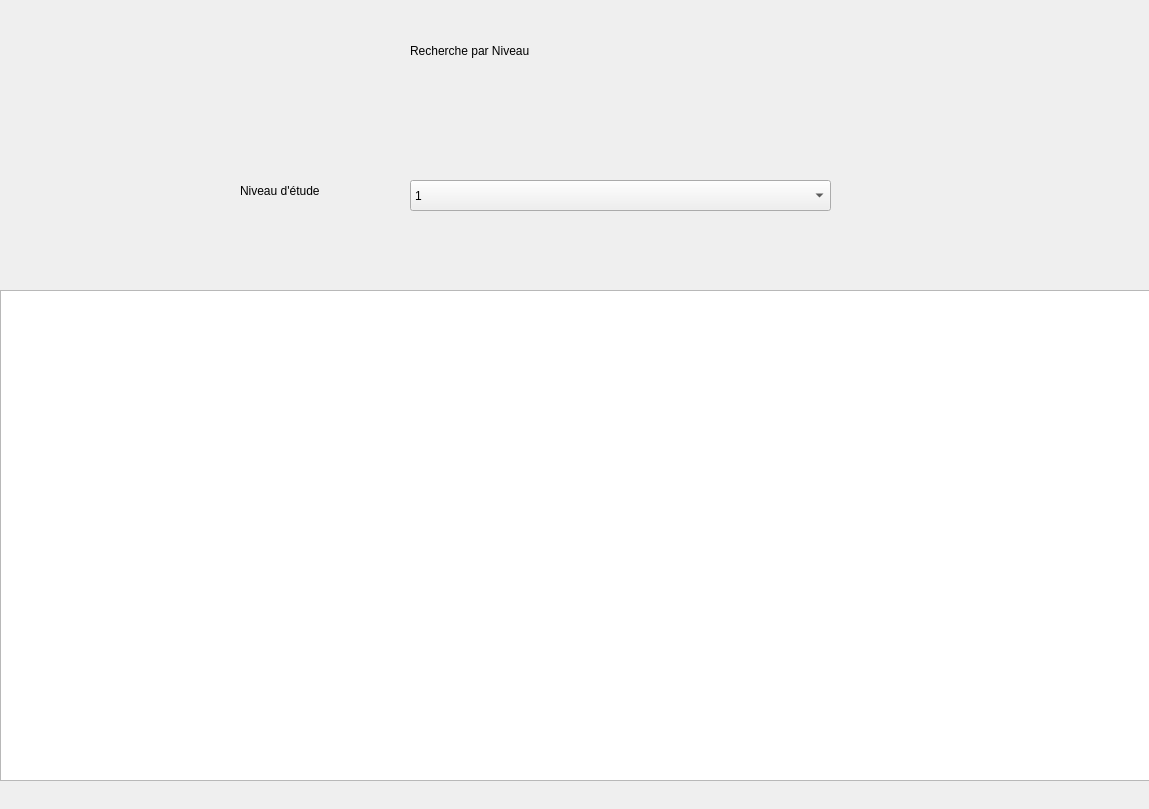
<?xml version="1.0" encoding="UTF-8"?>
<ui version="4.0">
 <class>Dialog</class>
 <widget class="QDialog" name="Dialog">
  <property name="geometry">
   <rect>
    <x>0</x>
    <y>0</y>
    <width>1149</width>
    <height>809</height>
   </rect>
  </property>
  <property name="windowTitle">
   <string>Dialog</string>
  </property>
  <property name="styleSheet">
   <string notr="true">font: 75 12pt &quot;Arial&quot;;</string>
  </property>
  <widget class="QLabel" name="label_10">
   <property name="geometry">
    <rect>
     <x>410</x>
     <y>30</y>
     <width>291</width>
     <height>41</height>
    </rect>
   </property>
   <property name="layoutDirection">
    <enum>Qt::LeftToRight</enum>
   </property>
   <property name="styleSheet">
    <string notr="true">font: 75 22pt &quot;MS Shell Dlg 2&quot;;</string>
   </property>
   <property name="text">
    <string>Recherche par Niveau</string>
   </property>
  </widget>
  <widget class="QLabel" name="label_9">
   <property name="geometry">
    <rect>
     <x>240</x>
     <y>180</y>
     <width>161</width>
     <height>21</height>
    </rect>
   </property>
   <property name="layoutDirection">
    <enum>Qt::LeftToRight</enum>
   </property>
   <property name="styleSheet">
    <string notr="true">font: 75 12pt &quot;MS Shell Dlg 2&quot;;</string>
   </property>
   <property name="text">
    <string>Niveau d'étude</string>
   </property>
  </widget>
  <widget class="QComboBox" name="comboBox_2">
   <property name="geometry">
    <rect>
     <x>410</x>
     <y>180</y>
     <width>421</width>
     <height>31</height>
    </rect>
   </property>
   <item>
    <property name="text">
     <string>1</string>
    </property>
   </item>
   <item>
    <property name="text">
     <string>2</string>
    </property>
   </item>
   <item>
    <property name="text">
     <string>3</string>
    </property>
   </item>
  </widget>
  <widget class="QTableView" name="tableView">
   <property name="geometry">
    <rect>
     <x>0</x>
     <y>290</y>
     <width>1151</width>
     <height>491</height>
    </rect>
   </property>
  </widget>
  <widget class="QLabel" name="label">
   <property name="geometry">
    <rect>
     <x>0</x>
     <y>0</y>
     <width>1291</width>
     <height>871</height>
    </rect>
   </property>
   <property name="text">
    <string/>
   </property>
   <property name="pixmap">
    <pixmap resource="../PY/Backgrounds.qrc">:/Back/Background.jpg</pixmap>
   </property>
   <property name="scaledContents">
    <bool>true</bool>
   </property>
  </widget>
  <zorder>label</zorder>
  <zorder>label_10</zorder>
  <zorder>label_9</zorder>
  <zorder>comboBox_2</zorder>
  <zorder>tableView</zorder>
 </widget>
 <resources>
  <include location="../PY/Backgrounds.qrc"/>
 </resources>
 <connections/>
</ui>
